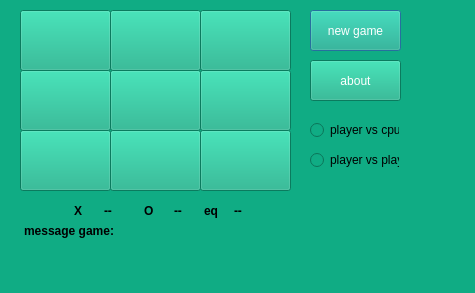
<?xml version="1.0" encoding="UTF-8"?>
<ui version="4.0">
 <class>TicTacToe</class>
 <widget class="QDialog" name="TicTacToe">
  <property name="geometry">
   <rect>
    <x>0</x>
    <y>0</y>
    <width>475</width>
    <height>293</height>
   </rect>
  </property>
  <property name="windowTitle">
   <string>Dialog</string>
  </property>
  <property name="styleSheet">
   <string notr="true">background-color:#10ac84 </string>
  </property>
  <widget class="QPushButton" name="btn1">
   <property name="geometry">
    <rect>
     <x>20</x>
     <y>10</y>
     <width>91</width>
     <height>61</height>
    </rect>
   </property>
   <property name="sizePolicy">
    <sizepolicy hsizetype="Minimum" vsizetype="Fixed">
     <horstretch>0</horstretch>
     <verstretch>0</verstretch>
    </sizepolicy>
   </property>
   <property name="font">
    <font>
     <pointsize>24</pointsize>
    </font>
   </property>
   <property name="toolTip">
    <string/>
   </property>
   <property name="styleSheet">
    <string notr="true">border-right-color: rgb(85, 255, 255) ;
selection-background-color: rgb(255, 255, 0);</string>
   </property>
   <property name="text">
    <string/>
   </property>
   <property name="autoDefault">
    <bool>false</bool>
   </property>
   <property name="default">
    <bool>false</bool>
   </property>
   <property name="flat">
    <bool>false</bool>
   </property>
  </widget>
  <widget class="QPushButton" name="btn2">
   <property name="geometry">
    <rect>
     <x>110</x>
     <y>10</y>
     <width>91</width>
     <height>61</height>
    </rect>
   </property>
   <property name="sizePolicy">
    <sizepolicy hsizetype="Minimum" vsizetype="Fixed">
     <horstretch>0</horstretch>
     <verstretch>0</verstretch>
    </sizepolicy>
   </property>
   <property name="font">
    <font>
     <pointsize>24</pointsize>
    </font>
   </property>
   <property name="styleSheet">
    <string notr="true"/>
   </property>
   <property name="text">
    <string/>
   </property>
   <property name="autoDefault">
    <bool>false</bool>
   </property>
   <property name="default">
    <bool>false</bool>
   </property>
   <property name="flat">
    <bool>false</bool>
   </property>
  </widget>
  <widget class="QPushButton" name="btn3">
   <property name="geometry">
    <rect>
     <x>200</x>
     <y>10</y>
     <width>91</width>
     <height>61</height>
    </rect>
   </property>
   <property name="sizePolicy">
    <sizepolicy hsizetype="Minimum" vsizetype="Fixed">
     <horstretch>0</horstretch>
     <verstretch>0</verstretch>
    </sizepolicy>
   </property>
   <property name="font">
    <font>
     <pointsize>24</pointsize>
    </font>
   </property>
   <property name="autoFillBackground">
    <bool>false</bool>
   </property>
   <property name="styleSheet">
    <string notr="true">border-right:4px solid #000;</string>
   </property>
   <property name="text">
    <string/>
   </property>
   <property name="autoDefault">
    <bool>false</bool>
   </property>
   <property name="default">
    <bool>false</bool>
   </property>
   <property name="flat">
    <bool>false</bool>
   </property>
  </widget>
  <widget class="QPushButton" name="btn4">
   <property name="geometry">
    <rect>
     <x>20</x>
     <y>70</y>
     <width>91</width>
     <height>61</height>
    </rect>
   </property>
   <property name="sizePolicy">
    <sizepolicy hsizetype="Minimum" vsizetype="Fixed">
     <horstretch>0</horstretch>
     <verstretch>0</verstretch>
    </sizepolicy>
   </property>
   <property name="font">
    <font>
     <pointsize>24</pointsize>
    </font>
   </property>
   <property name="styleSheet">
    <string notr="true"/>
   </property>
   <property name="text">
    <string/>
   </property>
   <property name="autoDefault">
    <bool>false</bool>
   </property>
   <property name="default">
    <bool>false</bool>
   </property>
   <property name="flat">
    <bool>false</bool>
   </property>
  </widget>
  <widget class="QPushButton" name="btn5">
   <property name="geometry">
    <rect>
     <x>110</x>
     <y>70</y>
     <width>91</width>
     <height>61</height>
    </rect>
   </property>
   <property name="sizePolicy">
    <sizepolicy hsizetype="Minimum" vsizetype="Fixed">
     <horstretch>0</horstretch>
     <verstretch>0</verstretch>
    </sizepolicy>
   </property>
   <property name="font">
    <font>
     <pointsize>24</pointsize>
    </font>
   </property>
   <property name="styleSheet">
    <string notr="true"/>
   </property>
   <property name="text">
    <string/>
   </property>
   <property name="autoDefault">
    <bool>false</bool>
   </property>
   <property name="default">
    <bool>false</bool>
   </property>
   <property name="flat">
    <bool>false</bool>
   </property>
  </widget>
  <widget class="QPushButton" name="btn6">
   <property name="enabled">
    <bool>true</bool>
   </property>
   <property name="geometry">
    <rect>
     <x>200</x>
     <y>70</y>
     <width>91</width>
     <height>61</height>
    </rect>
   </property>
   <property name="sizePolicy">
    <sizepolicy hsizetype="Minimum" vsizetype="Fixed">
     <horstretch>0</horstretch>
     <verstretch>0</verstretch>
    </sizepolicy>
   </property>
   <property name="font">
    <font>
     <pointsize>24</pointsize>
     <kerning>true</kerning>
    </font>
   </property>
   <property name="styleSheet">
    <string notr="true">border-right-color: rgb(85, 255, 255);</string>
   </property>
   <property name="text">
    <string/>
   </property>
   <property name="autoDefault">
    <bool>false</bool>
   </property>
   <property name="default">
    <bool>false</bool>
   </property>
   <property name="flat">
    <bool>false</bool>
   </property>
  </widget>
  <widget class="QPushButton" name="btn9">
   <property name="geometry">
    <rect>
     <x>200</x>
     <y>130</y>
     <width>91</width>
     <height>61</height>
    </rect>
   </property>
   <property name="sizePolicy">
    <sizepolicy hsizetype="Minimum" vsizetype="Fixed">
     <horstretch>0</horstretch>
     <verstretch>0</verstretch>
    </sizepolicy>
   </property>
   <property name="font">
    <font>
     <pointsize>24</pointsize>
    </font>
   </property>
   <property name="styleSheet">
    <string notr="true"/>
   </property>
   <property name="text">
    <string/>
   </property>
   <property name="autoDefault">
    <bool>false</bool>
   </property>
   <property name="default">
    <bool>false</bool>
   </property>
   <property name="flat">
    <bool>false</bool>
   </property>
  </widget>
  <widget class="QPushButton" name="btn8">
   <property name="geometry">
    <rect>
     <x>110</x>
     <y>130</y>
     <width>91</width>
     <height>61</height>
    </rect>
   </property>
   <property name="sizePolicy">
    <sizepolicy hsizetype="Minimum" vsizetype="Fixed">
     <horstretch>0</horstretch>
     <verstretch>0</verstretch>
    </sizepolicy>
   </property>
   <property name="font">
    <font>
     <pointsize>24</pointsize>
    </font>
   </property>
   <property name="autoFillBackground">
    <bool>false</bool>
   </property>
   <property name="styleSheet">
    <string notr="true"/>
   </property>
   <property name="text">
    <string/>
   </property>
   <property name="autoDefault">
    <bool>false</bool>
   </property>
   <property name="default">
    <bool>false</bool>
   </property>
   <property name="flat">
    <bool>false</bool>
   </property>
  </widget>
  <widget class="QPushButton" name="btn7">
   <property name="geometry">
    <rect>
     <x>20</x>
     <y>130</y>
     <width>91</width>
     <height>61</height>
    </rect>
   </property>
   <property name="sizePolicy">
    <sizepolicy hsizetype="Minimum" vsizetype="Fixed">
     <horstretch>0</horstretch>
     <verstretch>0</verstretch>
    </sizepolicy>
   </property>
   <property name="font">
    <font>
     <pointsize>24</pointsize>
    </font>
   </property>
   <property name="styleSheet">
    <string notr="true">border-right-color: rgb(85, 255, 255);</string>
   </property>
   <property name="text">
    <string/>
   </property>
   <property name="autoDefault">
    <bool>false</bool>
   </property>
   <property name="default">
    <bool>false</bool>
   </property>
   <property name="flat">
    <bool>false</bool>
   </property>
  </widget>
  <widget class="QPushButton" name="btn_newgame">
   <property name="geometry">
    <rect>
     <x>310</x>
     <y>10</y>
     <width>91</width>
     <height>41</height>
    </rect>
   </property>
   <property name="styleSheet">
    <string notr="true">color:#fff;</string>
   </property>
   <property name="text">
    <string>new game</string>
   </property>
  </widget>
  <widget class="QRadioButton" name="radio_pvc">
   <property name="geometry">
    <rect>
     <x>310</x>
     <y>120</y>
     <width>89</width>
     <height>20</height>
    </rect>
   </property>
   <property name="styleSheet">
    <string notr="true"/>
   </property>
   <property name="text">
    <string>player vs cpu</string>
   </property>
  </widget>
  <widget class="QRadioButton" name="radio_pvp">
   <property name="geometry">
    <rect>
     <x>310</x>
     <y>150</y>
     <width>89</width>
     <height>20</height>
    </rect>
   </property>
   <property name="styleSheet">
    <string notr="true"/>
   </property>
   <property name="text">
    <string>player vs player</string>
   </property>
  </widget>
  <widget class="QTextEdit" name="textEdit">
   <property name="geometry">
    <rect>
     <x>70</x>
     <y>200</y>
     <width>21</width>
     <height>31</height>
    </rect>
   </property>
   <property name="styleSheet">
    <string notr="true">border:0</string>
   </property>
   <property name="html">
    <string>&lt;!DOCTYPE HTML PUBLIC &quot;-//W3C//DTD HTML 4.0//EN&quot; &quot;http://www.w3.org/TR/REC-html40/strict.dtd&quot;&gt;
&lt;html&gt;&lt;head&gt;&lt;meta name=&quot;qrichtext&quot; content=&quot;1&quot; /&gt;&lt;meta charset=&quot;utf-8&quot; /&gt;&lt;style type=&quot;text/css&quot;&gt;
p, li { white-space: pre-wrap; }
&lt;/style&gt;&lt;/head&gt;&lt;body style=&quot; font-family:'Segoe UI'; font-size:9pt; font-weight:400; font-style:normal;&quot;&gt;
&lt;p style=&quot; margin-top:0px; margin-bottom:0px; margin-left:0px; margin-right:0px; -qt-block-indent:0; text-indent:0px;&quot;&gt;&lt;span style=&quot; font-weight:700;&quot;&gt;X&lt;/span&gt;&lt;/p&gt;&lt;/body&gt;&lt;/html&gt;</string>
   </property>
  </widget>
  <widget class="QTextEdit" name="textEdit_2">
   <property name="geometry">
    <rect>
     <x>140</x>
     <y>200</y>
     <width>21</width>
     <height>31</height>
    </rect>
   </property>
   <property name="styleSheet">
    <string notr="true">border:0</string>
   </property>
   <property name="html">
    <string>&lt;!DOCTYPE HTML PUBLIC &quot;-//W3C//DTD HTML 4.0//EN&quot; &quot;http://www.w3.org/TR/REC-html40/strict.dtd&quot;&gt;
&lt;html&gt;&lt;head&gt;&lt;meta name=&quot;qrichtext&quot; content=&quot;1&quot; /&gt;&lt;meta charset=&quot;utf-8&quot; /&gt;&lt;style type=&quot;text/css&quot;&gt;
p, li { white-space: pre-wrap; }
&lt;/style&gt;&lt;/head&gt;&lt;body style=&quot; font-family:'Segoe UI'; font-size:9pt; font-weight:400; font-style:normal;&quot;&gt;
&lt;p style=&quot; margin-top:0px; margin-bottom:0px; margin-left:0px; margin-right:0px; -qt-block-indent:0; text-indent:0px;&quot;&gt;&lt;span style=&quot; font-weight:700;&quot;&gt;O&lt;/span&gt;&lt;/p&gt;&lt;/body&gt;&lt;/html&gt;</string>
   </property>
  </widget>
  <widget class="QTextEdit" name="text_x">
   <property name="geometry">
    <rect>
     <x>100</x>
     <y>200</y>
     <width>21</width>
     <height>31</height>
    </rect>
   </property>
   <property name="styleSheet">
    <string notr="true">border:0</string>
   </property>
   <property name="html">
    <string>&lt;!DOCTYPE HTML PUBLIC &quot;-//W3C//DTD HTML 4.0//EN&quot; &quot;http://www.w3.org/TR/REC-html40/strict.dtd&quot;&gt;
&lt;html&gt;&lt;head&gt;&lt;meta name=&quot;qrichtext&quot; content=&quot;1&quot; /&gt;&lt;meta charset=&quot;utf-8&quot; /&gt;&lt;style type=&quot;text/css&quot;&gt;
p, li { white-space: pre-wrap; }
&lt;/style&gt;&lt;/head&gt;&lt;body style=&quot; font-family:'Segoe UI'; font-size:9pt; font-weight:400; font-style:normal;&quot;&gt;
&lt;p style=&quot; margin-top:0px; margin-bottom:0px; margin-left:0px; margin-right:0px; -qt-block-indent:0; text-indent:0px;&quot;&gt;&lt;span style=&quot; font-weight:700;&quot;&gt;--&lt;/span&gt;&lt;/p&gt;&lt;/body&gt;&lt;/html&gt;</string>
   </property>
  </widget>
  <widget class="QTextEdit" name="text_o">
   <property name="geometry">
    <rect>
     <x>170</x>
     <y>200</y>
     <width>21</width>
     <height>31</height>
    </rect>
   </property>
   <property name="styleSheet">
    <string notr="true">border:0</string>
   </property>
   <property name="html">
    <string>&lt;!DOCTYPE HTML PUBLIC &quot;-//W3C//DTD HTML 4.0//EN&quot; &quot;http://www.w3.org/TR/REC-html40/strict.dtd&quot;&gt;
&lt;html&gt;&lt;head&gt;&lt;meta name=&quot;qrichtext&quot; content=&quot;1&quot; /&gt;&lt;meta charset=&quot;utf-8&quot; /&gt;&lt;style type=&quot;text/css&quot;&gt;
p, li { white-space: pre-wrap; }
&lt;/style&gt;&lt;/head&gt;&lt;body style=&quot; font-family:'Segoe UI'; font-size:9pt; font-weight:400; font-style:normal;&quot;&gt;
&lt;p style=&quot; margin-top:0px; margin-bottom:0px; margin-left:0px; margin-right:0px; -qt-block-indent:0; text-indent:0px;&quot;&gt;&lt;span style=&quot; font-weight:700;&quot;&gt;--&lt;/span&gt;&lt;/p&gt;&lt;/body&gt;&lt;/html&gt;</string>
   </property>
  </widget>
  <widget class="QTextEdit" name="message_game">
   <property name="geometry">
    <rect>
     <x>130</x>
     <y>220</y>
     <width>161</width>
     <height>61</height>
    </rect>
   </property>
   <property name="styleSheet">
    <string notr="true">border:0</string>
   </property>
  </widget>
  <widget class="QTextEdit" name="textEdit_4">
   <property name="geometry">
    <rect>
     <x>20</x>
     <y>220</y>
     <width>111</width>
     <height>31</height>
    </rect>
   </property>
   <property name="styleSheet">
    <string notr="true">border:0</string>
   </property>
   <property name="html">
    <string>&lt;!DOCTYPE HTML PUBLIC &quot;-//W3C//DTD HTML 4.0//EN&quot; &quot;http://www.w3.org/TR/REC-html40/strict.dtd&quot;&gt;
&lt;html&gt;&lt;head&gt;&lt;meta name=&quot;qrichtext&quot; content=&quot;1&quot; /&gt;&lt;meta charset=&quot;utf-8&quot; /&gt;&lt;style type=&quot;text/css&quot;&gt;
p, li { white-space: pre-wrap; }
&lt;/style&gt;&lt;/head&gt;&lt;body style=&quot; font-family:'Segoe UI'; font-size:9pt; font-weight:400; font-style:normal;&quot;&gt;
&lt;p style=&quot; margin-top:0px; margin-bottom:0px; margin-left:0px; margin-right:0px; -qt-block-indent:0; text-indent:0px;&quot;&gt;&lt;span style=&quot; font-weight:700;&quot;&gt;message game:&lt;/span&gt;&lt;/p&gt;&lt;/body&gt;&lt;/html&gt;</string>
   </property>
  </widget>
  <widget class="QTextEdit" name="textEdit_3">
   <property name="geometry">
    <rect>
     <x>200</x>
     <y>200</y>
     <width>31</width>
     <height>31</height>
    </rect>
   </property>
   <property name="styleSheet">
    <string notr="true">border:0</string>
   </property>
   <property name="html">
    <string>&lt;!DOCTYPE HTML PUBLIC &quot;-//W3C//DTD HTML 4.0//EN&quot; &quot;http://www.w3.org/TR/REC-html40/strict.dtd&quot;&gt;
&lt;html&gt;&lt;head&gt;&lt;meta name=&quot;qrichtext&quot; content=&quot;1&quot; /&gt;&lt;meta charset=&quot;utf-8&quot; /&gt;&lt;style type=&quot;text/css&quot;&gt;
p, li { white-space: pre-wrap; }
&lt;/style&gt;&lt;/head&gt;&lt;body style=&quot; font-family:'Segoe UI'; font-size:9pt; font-weight:400; font-style:normal;&quot;&gt;
&lt;p style=&quot; margin-top:0px; margin-bottom:0px; margin-left:0px; margin-right:0px; -qt-block-indent:0; text-indent:0px;&quot;&gt;&lt;span style=&quot; font-weight:700;&quot;&gt;eq&lt;/span&gt;&lt;/p&gt;&lt;/body&gt;&lt;/html&gt;</string>
   </property>
  </widget>
  <widget class="QTextEdit" name="text_eq">
   <property name="geometry">
    <rect>
     <x>230</x>
     <y>200</y>
     <width>21</width>
     <height>31</height>
    </rect>
   </property>
   <property name="styleSheet">
    <string notr="true">border:0</string>
   </property>
   <property name="html">
    <string>&lt;!DOCTYPE HTML PUBLIC &quot;-//W3C//DTD HTML 4.0//EN&quot; &quot;http://www.w3.org/TR/REC-html40/strict.dtd&quot;&gt;
&lt;html&gt;&lt;head&gt;&lt;meta name=&quot;qrichtext&quot; content=&quot;1&quot; /&gt;&lt;meta charset=&quot;utf-8&quot; /&gt;&lt;style type=&quot;text/css&quot;&gt;
p, li { white-space: pre-wrap; }
&lt;/style&gt;&lt;/head&gt;&lt;body style=&quot; font-family:'Segoe UI'; font-size:9pt; font-weight:400; font-style:normal;&quot;&gt;
&lt;p style=&quot; margin-top:0px; margin-bottom:0px; margin-left:0px; margin-right:0px; -qt-block-indent:0; text-indent:0px;&quot;&gt;&lt;span style=&quot; font-weight:700;&quot;&gt;--&lt;/span&gt;&lt;/p&gt;&lt;/body&gt;&lt;/html&gt;</string>
   </property>
  </widget>
  <widget class="QPushButton" name="btn_about">
   <property name="geometry">
    <rect>
     <x>310</x>
     <y>60</y>
     <width>91</width>
     <height>41</height>
    </rect>
   </property>
   <property name="styleSheet">
    <string notr="true">color:#fff;</string>
   </property>
   <property name="text">
    <string>about</string>
   </property>
  </widget>
 </widget>
 <resources/>
 <connections/>
</ui>
